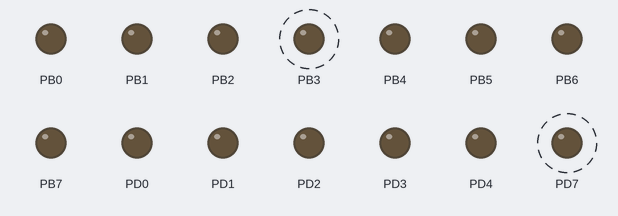
Simulated run of this program. Board: ATmega32, built with avr-gcc and emulated at 8 MHz (the files do not name the chip). On the bench: output pins drawn as LEDs (lit = HIGH). Dashed ring = blinking.

Above: at 0.15 s.
Timing chart, 0 to 3.0 s (numbered marks = the images above):
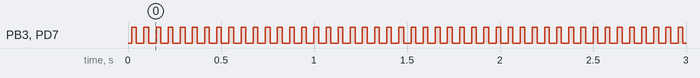

Measured:
- by itself, PB3, PD7: alternates HIGH for 0.03 s and LOW for 0.04 s

The program:

main.c
```c
/*
 * Timer Derivers.c
 *
 * Created: 17-Jul-21
 * Author : Ahmed Azazy
 */

#include <avr/io.h>
#include "timer.h"

_8BitTimer_t tim0;
_8BitTimer_t tim2;
int main(void)
{
	DDRB = 0xFF;
	DDRD = 0xFF;
    tim0.instance = TIM0_BASE;
	tim0.FOC = DISABLE;
	tim0.WGM = PWM;
	tim0.COM = NON_INVERTING ;
	tim0.prescaler = _1024_PRESCALER;
	tim0.TCNT = 0;
	tim0.OCR = 156;
	tim0.OC_Interrupt = DISABLE;
	tim0.OV_Interrupt = DISABLE;


	    tim2.instance = TIM2_BASE;
	    tim2.FOC = DISABLE;
	    tim2.WGM = PWM;
	    tim2.COM = NON_INVERTING ;
	    tim2.prescaler = _1024_PRESCALER;
	    tim2.TCNT = 0;
	    tim2.OCR = 156;
	    tim2.OC_Interrupt = DISABLE;
	    tim2.OV_Interrupt = DISABLE;
	TimerInit(&tim2);
	TimerInit(&tim0);

	_8BitTimerStart(&tim0);
	_8BitTimerStart(&tim2);
	asm("nop");
    while (1)
    {
    }
}
```

timer.c
```c
/*
 * timer.c
 *
 * Created: 17-Jul-21
 *  Author: Ahmed Azazy
 */

#include <stdlib.h>
#include "timer.h"

void TimerInit(_8BitTimer_t *tim)
	{
		if((void *)tim->instance == NULL)
			return ;

		volatile uint8_t * TCNT = NULL ;
		volatile uint8_t * TCCR = NULL;
		volatile uint8_t * OCR = NULL ;

		if(tim->instance == TIM0_BASE)
			{
				TCNT = (uint8_t *) (0x52);
				TCCR = (uint8_t *) (0x53);
				OCR = (uint8_t *) (0x5c);
				TIMSK |=(tim->OC_Interrupt << OCIE0);
				TIMSK |=(tim->OV_Interrupt << TOIE0);
			}

		else if(tim->instance == TIM2_BASE)
			{
				OCR = (uint8_t *) (0x43);
				TCNT = (uint8_t *) (0x44);
				TCCR = (uint8_t *) (0x45);
				if(tim->prescaler == _64_PRESCALER)
					{
						tim->prescaler = 4;
					}

				else if(tim->prescaler == _256_PRESCALER)
					{
						tim->prescaler = 6;
					}

				else if (tim->prescaler == _1024_PRESCALER)
					{
						tim->prescaler = 7;
					}
				TIMSK |=(tim->OC_Interrupt << OCIE2);
				TIMSK |=(tim->OV_Interrupt << TOIE2);
			}

		*TCCR |= (tim->FOC << FOC_IDX);
		*TCCR |= WGM_VALUE(tim->WGM);
		*TCCR |= (tim->COM << COM_IDX);
		//*TCCR |= (tim.prescaler << CS_IDX);
		*TCNT = tim->TCNT;
		*OCR = tim->OCR;
	}


void _8BitTimerStart(_8BitTimer_t *tim)
	{
		if((void *)tim->instance == NULL)
			return ;

		volatile uint8_t * TCCR = NULL;

		if(tim->instance == TIM0_BASE)
				TCCR = (uint8_t *) (0x53);
		else if(tim->instance == TIM2_BASE)
				TCCR = (uint8_t *) (0x45);


		*TCCR |= (tim->prescaler << CS_IDX);
	}

void _8BitTimerStop(_8BitTimer_t  *tim)
{
		if((void *)tim->instance == NULL)
		return ;

		volatile uint8_t * TCCR = NULL;

		if(tim->instance == TIM0_BASE)
		TCCR = (uint8_t *) (0x53);
		else if(tim->instance == TIM2_BASE)
		TCCR = (uint8_t *) (0x45);

		*TCCR &=~(7<<CS_IDX);
}

uint8_t timerGetStatus(void)
	{
		return TIFR;
	}
```

timer.h
```c
/*
 * timer.h
 *
 * Created: 17-Jul-21
 *  Author: Ahmed Azazy
 */


#ifndef TIMER_H_
#define TIMER_H_

#include <avr/io.h>

#define TIM0_BASE	(uint8_t *) (0x52)
#define TIM2_BASE	(uint8_t *) (0x43)


#define FOC_IDX		(7)
#define WGM_VALUE(x)	(((x&1)<<6)|((x&2)<<3))
#define COM_IDX	(4)
#define CS_IDX	(0)

typedef uint16_t timerBase_t;

typedef enum WGM_Mode
{
		NORMAL = 0 ,
		PHASE_CORRECT ,
		CTC ,
		PWM
}WGM_t;

typedef enum CompareMode
{
	DISONNECTED = 0,
	TOGGLE_OC = 1 ,
	CLEAR_OC = 2,
	NON_INVERTING = 2,
	SET_OC = 3 ,
	INVERTING = 3
}COM_t;

typedef enum TIM_Prescaler
{
	NO_CLOCK = 0 ,
	_1_PRESCALER = 1 ,
	_8_PRESCALER = 2,
	_32_PRESCALER = 3 ,
	_64_PRESCALER = 3,
	_256_PRESCALER = 4 ,
	_128_PRESCALER = 5 ,
	_1024_PRESCALER = 5,
	EXTERNAL_FALLING_EDGE ,
	EXTERNAL_RAISING_EDGE
}prescaler_t;

typedef enum generic
{
	DISABLE ,
	ENABLE
}generic_t;


typedef struct _8BitTimer
{
	uint8_t * instance;
	generic_t FOC;
	WGM_t WGM;
	COM_t COM;
	prescaler_t prescaler;
	uint8_t TCNT;
	uint8_t OCR;
	generic_t OC_Interrupt;
	generic_t OV_Interrupt;
}_8BitTimer_t;


void TimerInit(_8BitTimer_t *);
void _8BitTimerStart(_8BitTimer_t *tim);
void _8BitTimerStop(_8BitTimer_t * tim);

uint8_t timerGetStatus(void );
#endif /* TIMER_H_ */
```
